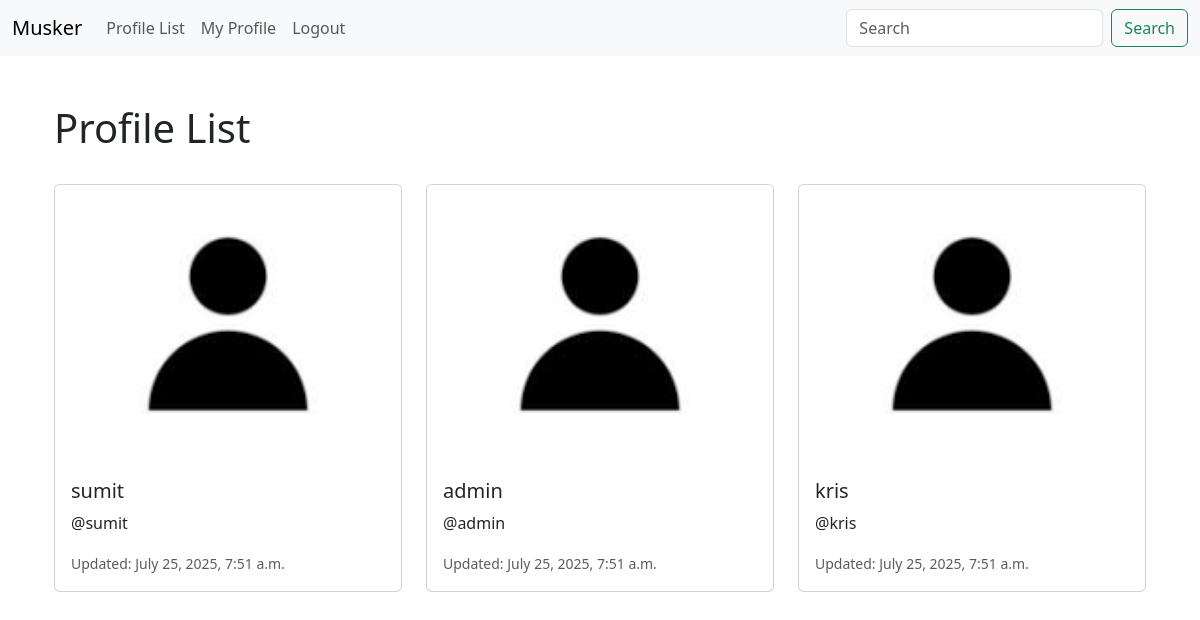
The page /profile_list/ (signed in) on the database as committed earlier.
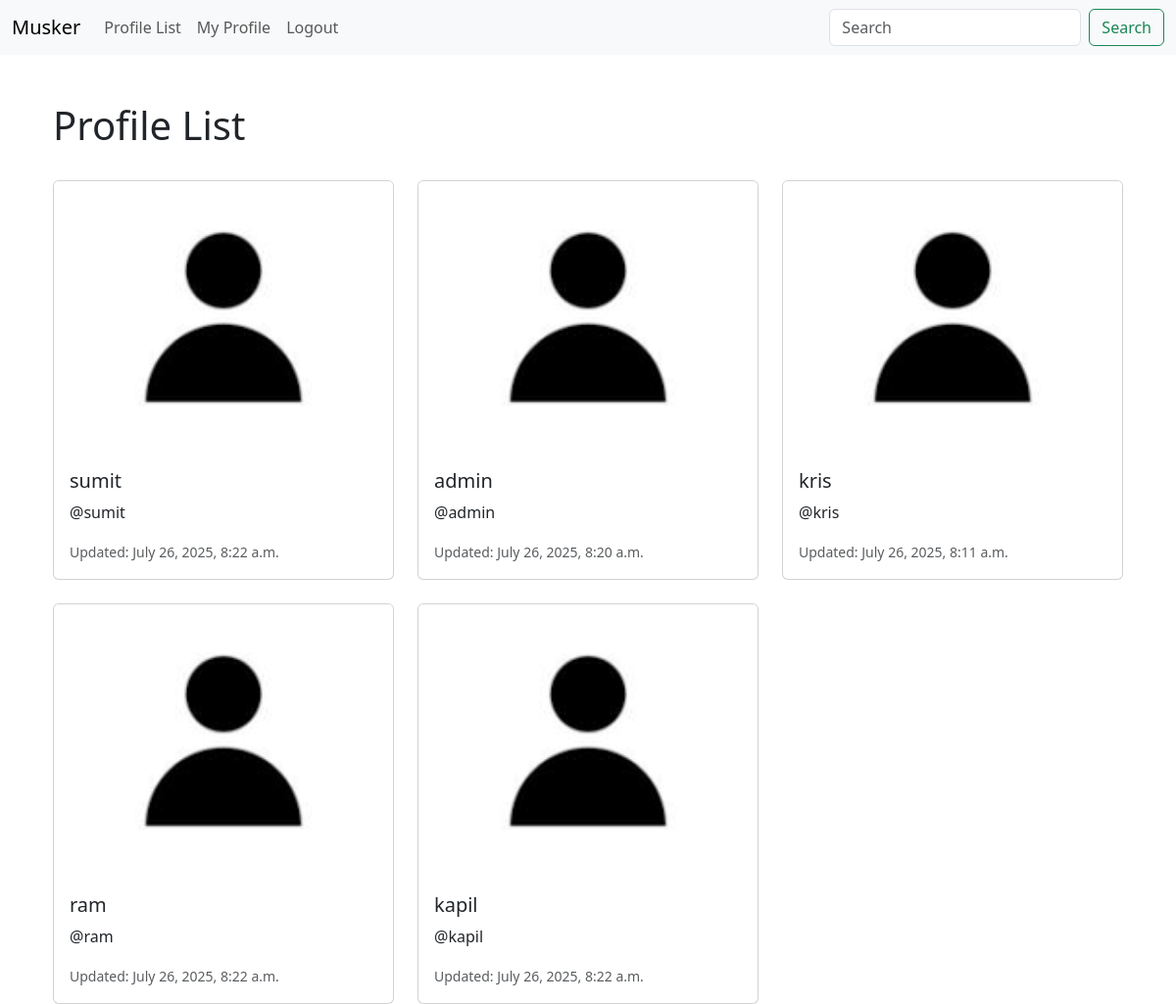
The same page on the database as committed later.
### musk/models.py (models this page shows, shortened)
class Profile(models.Model):
    user = models.OneToOneField(User, on_delete=models.CASCADE)
    follows = models.ManyToManyField(
        "self",
        related_name="followed_by",
        symmetrical=False,
        blank=True
    )
    date_modified = models.DateTimeField(User, auto_now=True)
    profile_image = models.ImageField(null=True,blank=True,upload_to="images/")

### musk/views.py (the view)
# urls.py: path('profile_list/',views.profile_list,name = 'profile_list'),
def profile_list(request):
    if request.user.is_authenticated:
        profiles = Profile.objects.exclude(user = request.user)
        return render(request, 'profile_list.html', {"profiles" : profiles})
    else:
        messages.success(request,("You must be logged in the application"))
        return redirect('home')

### templates/profile_list.html
{% extends "base.html" %}
{% load static %}
{% block content %}
<div class="container mt-4">
    <h1>Profile List</h1>
    <br/>
    {% if profiles %}
        <div class="row row-cols-1 row-cols-md-3 g-4">
            {% for profile in profiles %}
                <div class="col">
                    <div class="card h-100">
                        <img src="{% static 'images/download.png' %}" class="card-img-top" alt="{{ profile.user.username }}'s Profile Image">
                        <div class="card-body">
                            <h5 class="card-title">{{ profile.user.username }}</h5>
                            <p class="card-text">@{{ profile.user.username|lower }}</p>
                            <p class="card-text">
                                <small class="text-muted">Updated: {{ profile.date_modified|date:"F j, Y, g:i a" }}</small>
                            </p>
                        </div>
                    </div>
                </div>
            {% endfor %}
        </div>
    {% else %}
        <p>No profiles found.</p>
    {% endif %}
</div>
{% endblock %}

Rows that differ between the two databases and show on the page:
changed Profile "sumit": date_modified "July 25, 2025, 7:51 a.m." → "July 26, 2025, 8:22 a.m."
changed Profile "admin": date_modified "July 25, 2025, 7:51 a.m." → "July 26, 2025, 8:20 a.m."
changed Profile "kris": date_modified "July 25, 2025, 7:51 a.m." → "July 26, 2025, 8:11 a.m."
added Profile: user.username "ram", date_modified "July 26, 2025, 8:22 a.m."
added Profile: user.username "kapil", date_modified "July 26, 2025, 8:22 a.m."
